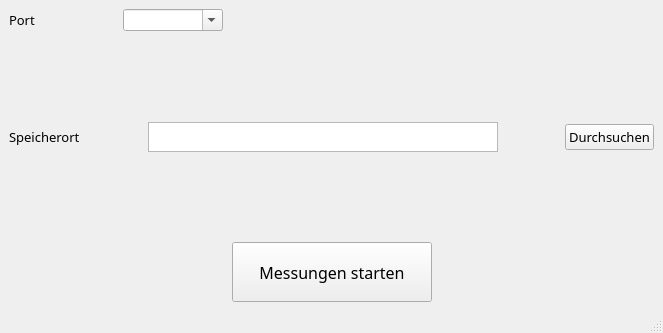
<?xml version="1.0" encoding="UTF-8"?>
<ui version="4.0">
 <class>MainWindow</class>
 <widget class="QMainWindow" name="MainWindow">
  <property name="geometry">
   <rect>
    <x>0</x>
    <y>0</y>
    <width>663</width>
    <height>333</height>
   </rect>
  </property>
  <property name="windowTitle">
   <string>MainWindow</string>
  </property>
  <widget class="QWidget" name="centralwidget">
   <layout class="QGridLayout" name="gridLayout">
    <item row="0" column="0">
     <layout class="QHBoxLayout" name="horizontalLayout">
      <item>
       <widget class="QLabel" name="portLbl">
        <property name="font">
         <font>
          <family>Verdana Pro</family>
          <pointsize>10</pointsize>
         </font>
        </property>
        <property name="text">
         <string>Port</string>
        </property>
       </widget>
      </item>
      <item>
       <spacer name="horizontalSpacer_3">
        <property name="orientation">
         <enum>Qt::Horizontal</enum>
        </property>
        <property name="sizeType">
         <enum>QSizePolicy::Minimum</enum>
        </property>
        <property name="sizeHint" stdset="0">
         <size>
          <width>82</width>
          <height>20</height>
         </size>
        </property>
       </spacer>
      </item>
      <item>
       <widget class="QComboBox" name="portDropdown">
        <property name="minimumSize">
         <size>
          <width>100</width>
          <height>22</height>
         </size>
        </property>
        <property name="editable">
         <bool>true</bool>
        </property>
        <property name="iconSize">
         <size>
          <width>16</width>
          <height>16</height>
         </size>
        </property>
       </widget>
      </item>
      <item>
       <spacer name="horizontalSpacer_4">
        <property name="orientation">
         <enum>Qt::Horizontal</enum>
        </property>
        <property name="sizeHint" stdset="0">
         <size>
          <width>40</width>
          <height>20</height>
         </size>
        </property>
       </spacer>
      </item>
     </layout>
    </item>
    <item row="1" column="0">
     <spacer name="verticalSpacer_2">
      <property name="orientation">
       <enum>Qt::Vertical</enum>
      </property>
      <property name="sizeHint" stdset="0">
       <size>
        <width>20</width>
        <height>50</height>
       </size>
      </property>
     </spacer>
    </item>
    <item row="2" column="0">
     <layout class="QHBoxLayout" name="horizontalLayout_2">
      <item>
       <widget class="QLabel" name="fileLbl">
        <property name="font">
         <font>
          <family>Verdana Pro</family>
          <pointsize>10</pointsize>
         </font>
        </property>
        <property name="text">
         <string>Speicherort</string>
        </property>
       </widget>
      </item>
      <item>
       <spacer name="horizontalSpacer">
        <property name="orientation">
         <enum>Qt::Horizontal</enum>
        </property>
        <property name="sizeHint" stdset="0">
         <size>
          <width>40</width>
          <height>20</height>
         </size>
        </property>
       </spacer>
      </item>
      <item>
       <widget class="QTextBrowser" name="filepathTB">
        <property name="minimumSize">
         <size>
          <width>350</width>
          <height>30</height>
         </size>
        </property>
        <property name="maximumSize">
         <size>
          <width>450</width>
          <height>30</height>
         </size>
        </property>
       </widget>
      </item>
      <item>
       <spacer name="horizontalSpacer_2">
        <property name="orientation">
         <enum>Qt::Horizontal</enum>
        </property>
        <property name="sizeHint" stdset="0">
         <size>
          <width>40</width>
          <height>20</height>
         </size>
        </property>
       </spacer>
      </item>
      <item>
       <widget class="QPushButton" name="fileBtn">
        <property name="font">
         <font>
          <family>Verdana Pro</family>
          <pointsize>10</pointsize>
         </font>
        </property>
        <property name="text">
         <string>Durchsuchen</string>
        </property>
       </widget>
      </item>
     </layout>
    </item>
    <item row="3" column="0">
     <spacer name="verticalSpacer">
      <property name="orientation">
       <enum>Qt::Vertical</enum>
      </property>
      <property name="sizeHint" stdset="0">
       <size>
        <width>20</width>
        <height>50</height>
       </size>
      </property>
     </spacer>
    </item>
    <item row="4" column="0">
     <layout class="QHBoxLayout" name="horizontalLayout_3">
      <item>
       <spacer name="horizontalSpacer_5">
        <property name="orientation">
         <enum>Qt::Horizontal</enum>
        </property>
        <property name="sizeHint" stdset="0">
         <size>
          <width>40</width>
          <height>20</height>
         </size>
        </property>
       </spacer>
      </item>
      <item>
       <widget class="QPushButton" name="startRecBtn">
        <property name="minimumSize">
         <size>
          <width>200</width>
          <height>60</height>
         </size>
        </property>
        <property name="font">
         <font>
          <family>Verdana Pro</family>
          <pointsize>12</pointsize>
         </font>
        </property>
        <property name="text">
         <string>Messungen starten</string>
        </property>
       </widget>
      </item>
      <item>
       <spacer name="horizontalSpacer_6">
        <property name="orientation">
         <enum>Qt::Horizontal</enum>
        </property>
        <property name="sizeHint" stdset="0">
         <size>
          <width>40</width>
          <height>20</height>
         </size>
        </property>
       </spacer>
      </item>
     </layout>
    </item>
   </layout>
  </widget>
  <widget class="QStatusBar" name="statusbar"/>
 </widget>
 <resources/>
 <connections/>
</ui>
